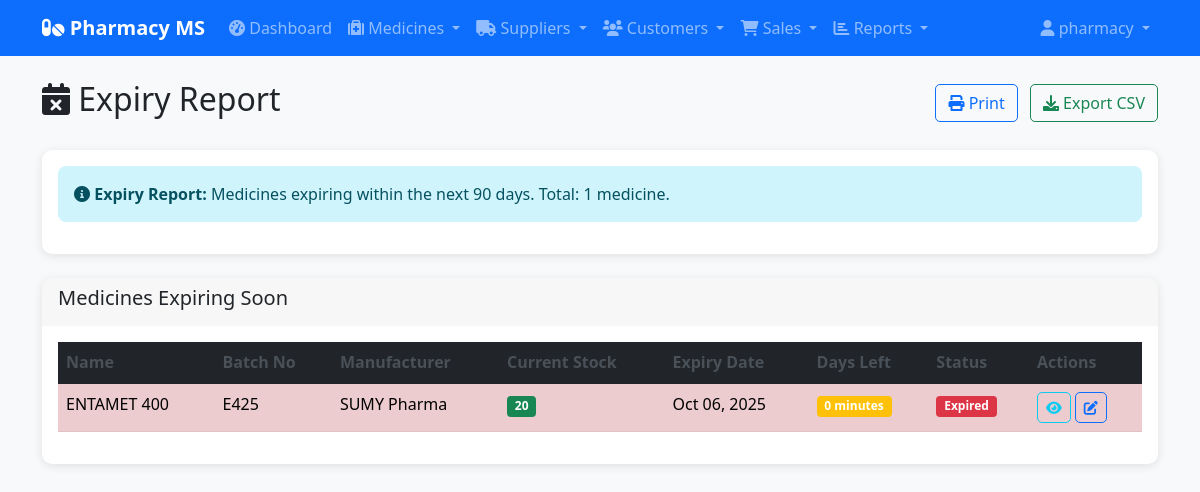
Page /reports/expiry/ (signed in) on the committed database.
### medicines/models.py (models this page shows, shortened)
class Medicine(models.Model):
    name = models.CharField(max_length=100)
    manufacturer = models.CharField(max_length=100)
    batch_no = models.CharField(max_length=50)
    quantity = models.PositiveIntegerField()
    price = models.FloatField()
    expiry_date = models.DateField()
    added_on = models.DateTimeField(auto_now_add=True)

### reports/views.py (the view)
# urls.py: path('expiry/', views.expiry_report, name='expiry_report'),
@login_required
def expiry_report(request):
    if request.user.profile.role == 'customer':
        from django.shortcuts import redirect
        return redirect('medicines:medicine_list')
    today = timezone.now().date()
    expiry_warning_date = today + timedelta(days=30)
    medicines = Medicine.objects.filter(
        expiry_date__lte=today + timedelta(days=90)
    ).order_by('expiry_date')
    context = {
        'medicines': medicines,
        'today': today,
        'expiry_warning_date': expiry_warning_date,
    }
    return render(request, 'reports/expiry_report.html', context)

### templates/reports/expiry_report.html (shortened to what this page needs)
{% extends 'base.html' %}
{% block content %}
<div class="row mb-4">
    <div class="col-12 d-flex justify-content-between align-items-center">
        <h2><i class="fas fa-calendar-times"></i> Expiry Report</h2>
        <div>
            <button onclick="window.print()" class="btn btn-outline-primary me-2">
                <i class="fas fa-print"></i> Print
            </button>
            <a href="{% url 'reports:export_report' 'expiry' %}" class="btn btn-outline-success">
                <i class="fas fa-download"></i> Export CSV
            </a>
        </div>
    </div>
</div>
<div class="row mb-4">
    <div class="col-12">
        <div class="card">
            <div class="card-body">
                <div class="alert alert-info">
                    <i class="fas fa-info-circle"></i>
                    <strong>Expiry Report:</strong> Medicines expiring within the next 90 days. Total: {{ medicines|length }} medicine{{ medicines|length|pluralize }}.
                </div>
            </div>
        </div>
    </div>
</div>
<div class="row">
    <div class="col-12">
        <div class="card">
            <div class="card-header">
                <h5>Medicines Expiring Soon</h5>
            </div>
            <div class="card-body">
                {% if medicines %}
                    <div class="table-responsive">
                        <table class="table table-striped table-hover">
                            <thead class="table-dark">
                                <tr>
                                    <th>Name</th>
                                    <th>Batch No</th>
                                    <th>Manufacturer</th>
                                    <th>Current Stock</th>
                                    <th>Expiry Date</th>
                                    <th>Days Left</th>
                                    <th>Status</th>
                                    <th>Actions</th>
                                </tr>
                            </thead>
                            <tbody>
                                {% for medicine in medicines %}
                                    <tr class="{% if medicine.expiry_date < today %}table-danger{% elif medicine.expiry_date <= expiry_warning_date %}table-warning{% else %}table-info{% endif %}">
                                        <td>{{ medicine.name }}</td>
                                        <td>{{ medicine.batch_no }}</td>
                                        <td>{{ medicine.manufacturer }}</td>
                                        <td>
                                            <span class="badge bg-{% if medicine.quantity <= 5 %}danger{% elif medicine.quantity <= 10 %}warning{% else %}success{% endif %}">
                                                {{ medicine.quantity }}
                                            </span>
                                        </td>
                                        <td>{{ medicine.expiry_date|date:"M d, Y" }}</td>
                                        <td>
                                            {% with days_left=medicine.expiry_date|timeuntil:today|default:"Expired" %}
                                                {% if days_left == "Expired" %}
                                                    <span class="badge bg-danger">Expired</span>
                                                {% else %}
                                                    <span class="badge bg-warning">{{ days_left }}</span>
                                                {% endif %}
                                            {% endwith %}
                                        </td>
                                        <td>
                                            {% if medicine.expiry_date < today %}
                                                <span class="badge bg-danger">Expired</span>
                                            {% elif medicine.expiry_date <= expiry_warning_date %}
                                                <span class="badge bg-warning">Expiring Soon</span>
                                            {% else %}
                                                <span class="badge bg-info">Valid</span>
                                            {% endif %}
                                        </td>
                                        <td>
                                            <a href="{% url 'medicines:medicine_detail' medicine.pk %}" class="btn btn-sm btn-outline-info" title="View">
                                                <i class="fas fa-eye"></i>
                                            </a>
                                            <a href="{% url 'medicines:medicine_update' medicine.pk %}" class="btn btn-sm btn-outline-primary" title="Edit">
                                                <i class="fas fa-edit"></i>
                                            </a>
                                        </td>
                                    </tr>
                                {% endfor %}
                            </tbody>
                        </table>
                    </div>
                {% else %}
                    <div class="text-center py-5">
                        <i class="fas fa-check-circle fa-3x text-success mb-3"></i>
                        <h4 class="text-success">All Clear!</h4>
                        <p class="text-muted">No medicines are expiring within the next 90 days.</p>
                    </div>
                {% endif %}
            </div>
        </div>
    </div>
</div>
{% endblock %}

### templates/base.html (shortened to what this page needs)
<!DOCTYPE html>
<html lang="en">
<head>
    <link href="https://cdn.jsdelivr.net/npm/bootstrap@5.1.3/dist/css/bootstrap.min.css" rel="stylesheet">
    <link href="https://cdnjs.cloudflare.com/ajax/libs/font-awesome/6.0.0/css/all.min.css" rel="stylesheet">
    {% load static %}
    <link rel="stylesheet" href="{% static 'css/style.css' %}">
</head>
<body>
    <nav class="navbar navbar-expand-lg navbar-dark bg-primary">
        <div class="container">
            <a class="navbar-brand" href="{% url 'reports:dashboard' %}">
                <i class="fas fa-pills"></i> Pharmacy MS
            </a>
            <div class="collapse navbar-collapse" id="navbarNav">
                <ul class="navbar-nav me-auto">
                    <li class="nav-item">
                        <a class="nav-link" href="{% url 'reports:dashboard' %}">
                            <i class="fas fa-tachometer-alt"></i> Dashboard
                        </a>
                    </li>
                    <li class="nav-item dropdown">
                        <a class="nav-link dropdown-toggle" href="#" id="medicinesDropdown" role="button" data-bs-toggle="dropdown">
                            <i class="fas fa-medkit"></i> Medicines
                        </a>
                    </li>
                    <li class="nav-item dropdown">
                        <a class="nav-link dropdown-toggle" href="#" id="suppliersDropdown" role="button" data-bs-toggle="dropdown">
                            <i class="fas fa-truck"></i> Suppliers
                        </a>
                    </li>
                    <li class="nav-item dropdown">
                        <a class="nav-link dropdown-toggle" href="#" id="customersDropdown" role="button" data-bs-toggle="dropdown">
                            <i class="fas fa-users"></i> Customers
                        </a>
                    </li>
                    <li class="nav-item dropdown">
                        <a class="nav-link dropdown-toggle" href="#" id="salesDropdown" role="button" data-bs-toggle="dropdown">
                            <i class="fas fa-shopping-cart"></i> Sales
                        </a>
                    </li>
                    <li class="nav-item dropdown">
                        <a class="nav-link dropdown-toggle" href="#" id="reportsDropdown" role="button" data-bs-toggle="dropdown">
                            <i class="fas fa-chart-bar"></i> Reports
                        </a>
                    </li>
                </ul>
                <ul class="navbar-nav">
                    <li class="nav-item dropdown">
                        <a class="nav-link dropdown-toggle" href="#" id="userDropdown" role="button" data-bs-toggle="dropdown">
                            <i class="fas fa-user"></i> {{ user.username }}
                        </a>
                    </li>
                </ul>
            </div>
        </div>
    </nav>
    <div class="container mt-4">
        {% block content %}{% endblock %}
    </div>
</body>
</html>

### static/css/style.css (style rules this page uses)
body { background-color: #f8f9fa; }
.navbar-brand { font-weight: bold; }
.card { border: none; border-radius: 10px; box-shadow: 0 2px 10px rgba(0,0,0,0.1); }
.card-header { border-radius: 10px 10px 0 0 !important; border: none; }
.btn { border-radius: 5px; }
.table th { border-top: none; font-weight: 600; color: #495057; }
.alert { border-radius: 8px; border: none; }
.badge { font-size: 0.75em; }

### rows in the picture
Medicine: name "ENTAMET 400", batch_no "E425", manufacturer "SUMY Pharma", quantity "20", expiry_date "Oct 06, 2025", medicine "0 minutes", shows "Expired"

### other values in the picture
{{ user.username }} "pharmacy"
{{ medicines|length }} "1"
